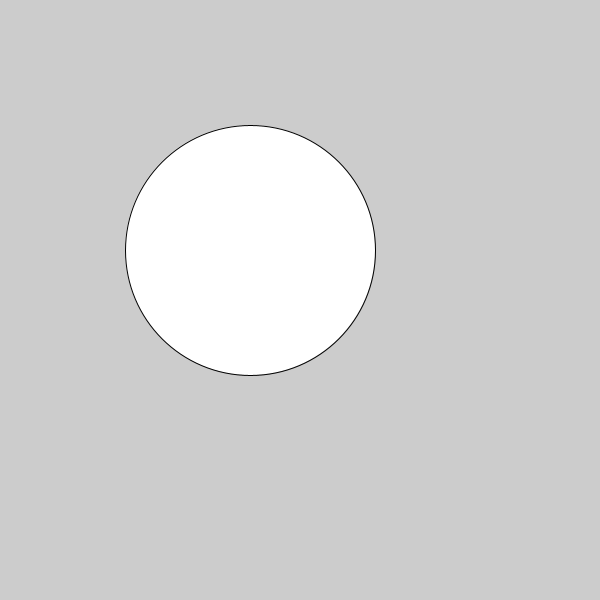
Frame 1 (no input)
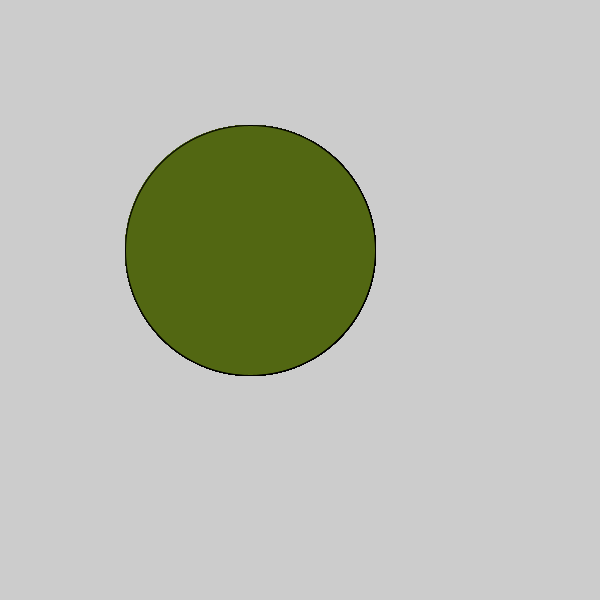
Frame 60 (the mouse pressed at the canvas centre just before this capture)
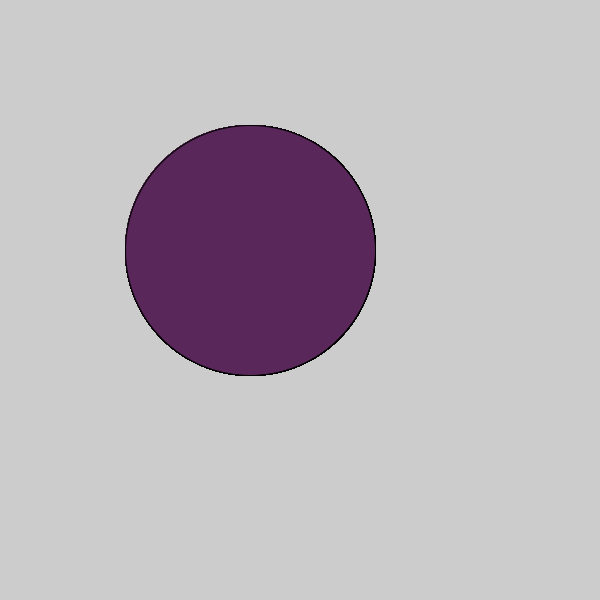
Frame 120 (the mouse held since frame 60 and released just before this capture)

The Processing sketch that drew these frames (run headless with seeded random() and noise(); from frame 60 on, the mouse is pressed at the canvas centre):

// Processing sketch: c_LogicalDot
// ── c_LogicalDot.pde

void setup() {
  
// 1. Set the size of the sketch. Make it 600 pixels square. 
size(600,600);

}

void draw() {
  
// 2. Draw an ellipse
// Run the program to make sure it works before moving on.
ellipse(250,250,250,250);

// 3. Change the color of the ellipse when the mouse is pressed.
//    Use the following code, but put your colors where indicated
//    Remember to use the   fill()  command to set colors.

if (mousePressed) {
fill(90,39,91);
 
   //  put one color here 
  
} else {
fill(82,103,18);
   // put a different color here
  
}  
  
  
  
}
